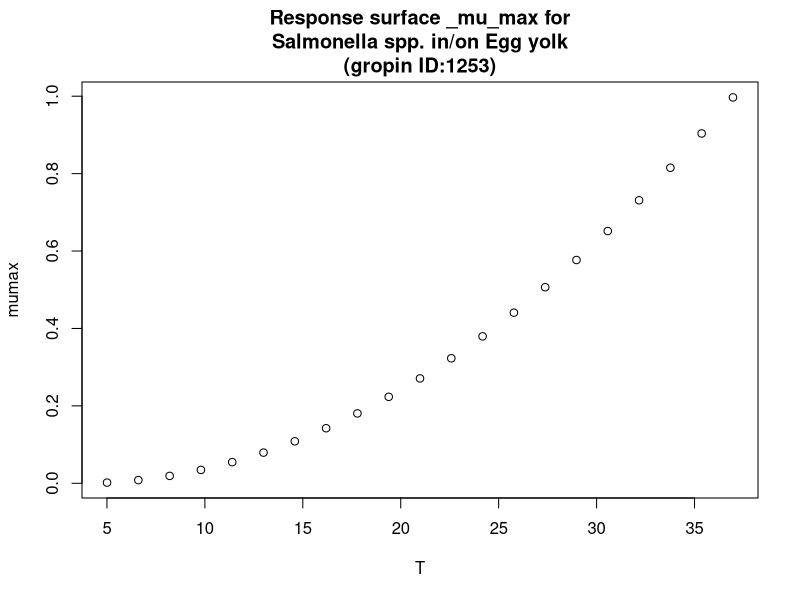

The R script that drew this image:
#############################
# start of Parameter script
#############################
T <- seq(5.005,36.963036963037,length.out=21)
#############################
# end of Parameter script
#############################
############################# 
# start of Model script Gropin ID 1253 
#############################
 
# constant coefficients for this model
 
variables <- data.frame(T)
argumentsPar <- unique.data.frame(expand.grid(variables))
 
# heart of the model
response_surface <- function(T) {
   mumax <-(0.02991*(T-3.581))^2

	return(mumax=mumax)
} 

# output parameters
responseSurface <- cbind(argumentsPar,response_surface(argumentsPar['T']))
colnames(responseSurface) <- c(colnames(argumentsPar),'mumax')
#############################
# End of Model script
#############################
############################# 
# start of Visualisation script Gropin ID 1253 
#############################
titleText <-'Response surface _mu_max for
Salmonella spp. in/on Egg yolk
(gropin ID:1253)'
plot(T,responseSurface$'mumax',xlab='T',
                          ylab='mumax',main=titleText)
#############################
# End of Visualisation script
#############################
